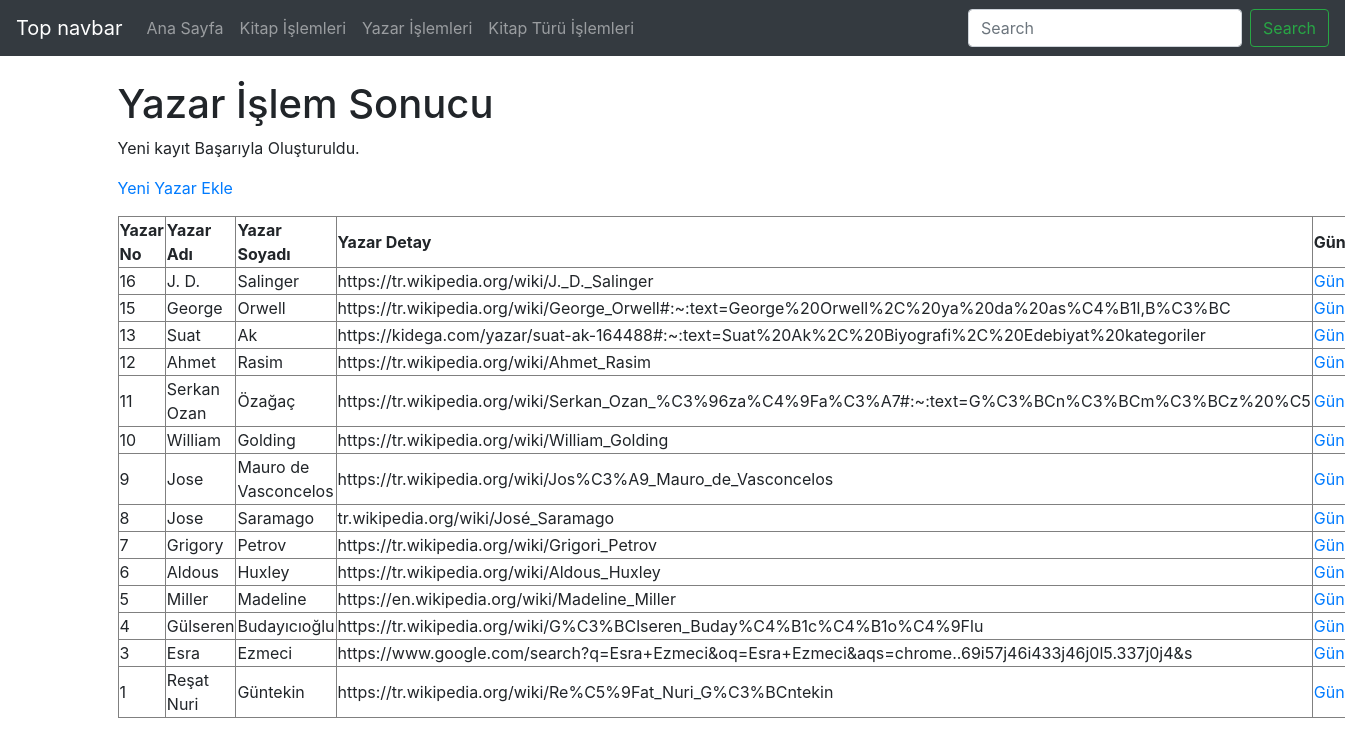
Page /yazar_eklendi.php on the committed database.
### tables this page shows
CREATE TABLE `yazarveri` (
  `ykn` smallint(6) NOT NULL COMMENT 'Yazar Tablosunun Anahtar alanı',
  `ykt` timestamp NOT NULL DEFAULT current_timestamp() COMMENT 'Yazar Kayıt Tarihi',
  `ya` varchar(100) NOT NULL COMMENT 'Yazar Tam Adı',
  `ys` varchar(150) NOT NULL COMMENT 'Yazar Soyadı',
  `yu` varchar(100) DEFAULT NULL COMMENT 'Yazara Ait URL bilgisi '
);

### yazar_eklendi.php (the view, shortened to what this page needs)
<?php
    require_once("baglanti.php");
    $ya = mysqli_real_escape_string($baglanti, $_POST['ya']);
    $ys = mysqli_real_escape_string($baglanti, $_POST['ys']);
    $yu = mysqli_real_escape_string($baglanti, $_POST['yu']);
    $sorgu = "INSERT INTO yazarveri (ya, ys, yu)
            VALUES ('$ya', '$ys', '$yu')";
    if (mysqli_query($baglanti, $sorgu)) {
        $islemSonuc = "Yeni kayıt Başarıyla Oluşturuldu.";
    } else {
        $islemSonuc = "Hata: " . $sorgu . "<br>" . mysqli_error($baglanti);
    }
    $sorgu2 = mysqli_query($baglanti, "SELECT * FROM yazarveri ORDER BY ykn DESC");
?>
<!DOCTYPE html>
<html lang="tr"><head><meta http-equiv="Content-Type" content="text/html; charset=UTF-8">
<link href="bootstrap.min.css" rel="stylesheet">
    <link href="./katalog_files/navbar-top.css" rel="stylesheet">
  </head>
  <body>
    <nav class="navbar navbar-expand-md navbar-dark bg-dark mb-4">
  <a class="navbar-brand" href="https://getbootstrap.com/docs/4.4/examples/navbar-static/#">Top navbar</a>
  <div class="collapse navbar-collapse" id="navbarCollapse">
    <ul class="navbar-nav mr-auto">
      <li class="nav-item">
        <a class="nav-link" href="index.php">Ana Sayfa </a>
      </li>
      <li class="nav-item">
        <a class="nav-link" href="kitap.php">Kitap İşlemleri</a>
      </li>
      <li class="nav-item">
        <a class="nav-link" href="yazar.php">Yazar İşlemleri</a>
      </li>
      <li class="nav-item">
        <a class="nav-link" href="kitaptur.php">Kitap Türü İşlemleri</a>
      </li>
    </ul>
    <form class="form-inline mt-2 mt-md-0">
      <input class="form-control mr-sm-2" type="text" placeholder="Search" aria-label="Search">
      <button class="btn btn-outline-success my-2 my-sm-0" type="submit">Search</button>
    </form>
  </div>
</nav>
<main role="main" class="container">
<h1>Yazar İşlem Sonucu</h1>
<p><?php echo $islemSonuc; ?></p>
<p><a href="yazar_ekle.php">Yeni Yazar Ekle</a></p>
<?php
echo("<table border=1 width=80%>");
    echo("<tr>");
    echo("<td><b>Yazar No</b></td>");
    echo("<td><b>Yazar Adı</b></td>");
    echo("<td><b>Yazar Soyadı</b></td>");
    echo("<td><b>Yazar Detay</b></td>");
    echo("<td><b>Güncelle</b></td>");
    echo("</tr>");
while($satir = mysqli_fetch_assoc($sorgu2)){
    echo("<tr>");
    echo("<td>".$satir["ykn"]."</td>");
    echo("<td>".$satir["ya"]."</td>");
    echo("<td>".$satir["ys"]."</td>");
    echo("<td>".$satir["yu"]."</td>");
    echo("<td><a href='guncellenecek.php?ykn=".$satir["ykn"]."'>Güncelle</a></td>");
    echo("</tr>");
            }
echo("</table>");
?>
</main>
</body></html>

### navbar-top.css (style rules this page uses)
body { min-height: 75rem; }

### rows in the picture
yazarveri: ykn "16", ya "J. D.", ys "Salinger", yu "https://tr.wikipedia.org/wiki/J._D._Salinger"
yazarveri: ykn "15", ya "George", ys "Orwell", yu "https://tr.wikipedia.org/wiki/George_Orwell#:~:text=George%20Orwell%2C%20ya%20da%20as%C4%B1l,B%C3%BC"
yazarveri: ykn "13", ya "Suat", ys "Ak", yu "https://kidega.com/yazar/suat-ak-164488#:~:text=Suat%20Ak%2C%20Biyografi%2C%20Edebiyat%20kategoriler"
yazarveri: ykn "12", ya "Ahmet", ys "Rasim", yu "https://tr.wikipedia.org/wiki/Ahmet_Rasim"
yazarveri: ykn "11", ya "Serkan Ozan", ys "Özağaç", yu "https://tr.wikipedia.org/wiki/Serkan_Ozan_%C3%96za%C4%9Fa%C3%A7#:~:text=G%C3%BCn%C3%BCm%C3%BCz%20%C5"
yazarveri: ykn "10", ya "William", ys "Golding", yu "https://tr.wikipedia.org/wiki/William_Golding"
yazarveri: ykn "9", ya "Jose", ys "Mauro de Vasconcelos", yu "https://tr.wikipedia.org/wiki/Jos%C3%A9_Mauro_de_Vasconcelos"
yazarveri: ykn "8", ya "Jose", ys "Saramago", yu "tr.wikipedia.org/wiki/José_Saramago"
yazarveri: ykn "7", ya "Grigory", ys "Petrov", yu "https://tr.wikipedia.org/wiki/Grigori_Petrov"
yazarveri: ykn "6", ya "Aldous", ys "Huxley", yu "https://tr.wikipedia.org/wiki/Aldous_Huxley"
yazarveri: ykn "5", ya "Miller", ys "Madeline", yu "https://en.wikipedia.org/wiki/Madeline_Miller"
yazarveri: ykn "4", ya "Gülseren", ys "Budayıcıoğlu", yu "https://tr.wikipedia.org/wiki/G%C3%BClseren_Buday%C4%B1c%C4%B1o%C4%9Flu"
yazarveri: ykn "3", ya "Esra", ys "Ezmeci", yu "https://www.google.com/search?q=Esra+Ezmeci&oq=Esra+Ezmeci&aqs=chrome..69i57j46i433j46j0l5.337j0j4&s"
yazarveri: ykn "1", ya "Reşat Nuri", ys "Güntekin", yu "https://tr.wikipedia.org/wiki/Re%C5%9Fat_Nuri_G%C3%BCntekin"

### other values in the picture
$islemSonuc "Yeni kayıt Başarıyla Oluşturuldu."
